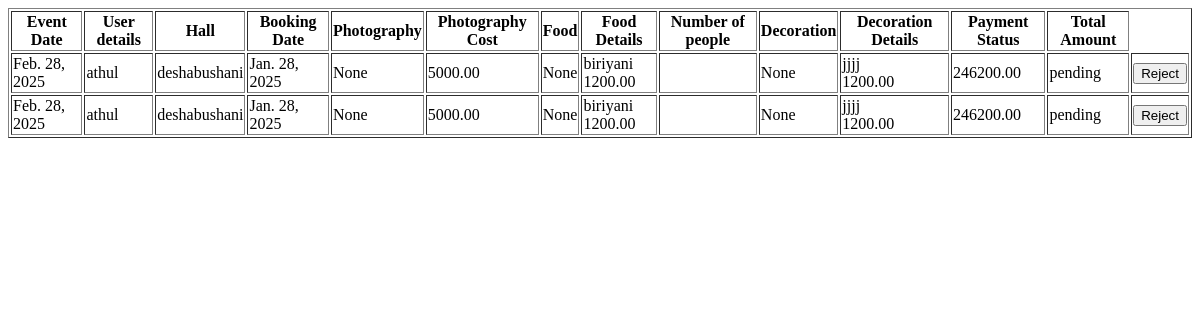
The app's page /admin_view_booking, older data.
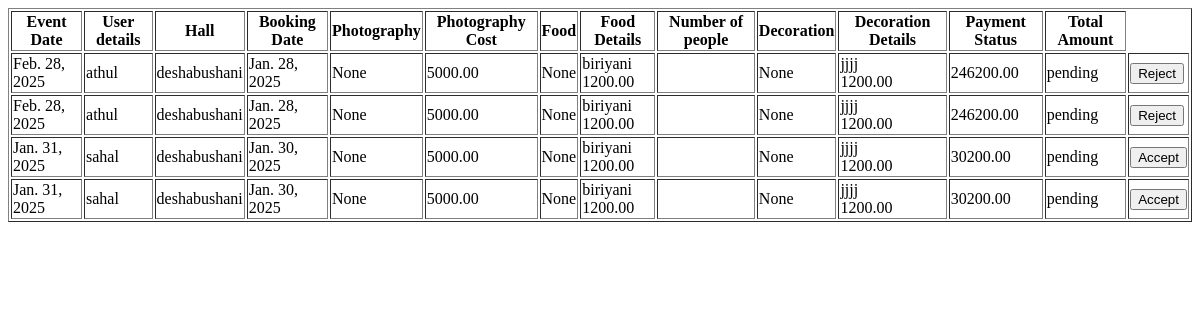
The same page, newer data.
### app/models.py (models this page shows)
class Bookings(models.Model):
    event_date=models.DateField(null=True)
    event_status=models.CharField(max_length=100,default='pending')
    user_id=models.ForeignKey(User,on_delete=models.CASCADE)
    hall_id=models.ForeignKey(Halls,on_delete=models.CASCADE)
    booking_date=models.DateField(auto_now_add=True)
    payment_status=models.CharField(max_length=100)
    photography=models.CharField(max_length=100,null=True,blank=True)
    no_of_persons=models.IntegerField(null=True,blank=True)
    food_value=models.BooleanField(null=True,blank=True)
    food=models.ForeignKey(Food,on_delete=models.CASCADE)
    decoration_value=models.BooleanField(null=True,blank=True)
    decoration=models.ForeignKey(Decoration,on_delete=models.CASCADE)
    photography_cost=models.DecimalField(max_digits=10,decimal_places=2)
    total_payment=models.DecimalField(max_digits=10,decimal_places=2)

class Halls(models.Model):
    hall_name=models.CharField(max_length=100)
    location=models.CharField(max_length=200)
    capacity=models.IntegerField()
    price_per_day=models.DecimalField(max_digits=10,decimal_places=2)
    photo_url=models.FileField()
    hall_description=models.TextField(null=True,blank=True)

class Food(models.Model):
    food_image=models.FileField(upload_to='images/')
    food_price=models.DecimalField(max_digits=10,decimal_places=2)
    food_name=models.CharField(max_length=100,null=True)

class Decoration(models.Model):
    decoration_name=models.CharField(max_length=100,null=True,blank=True)
    decoration_image=models.FileField(upload_to='images/')
    decoration_price=models.DecimalField(max_digits=10,decimal_places=2)

### app/views.py (the view)
# urls.py: path('admin_view_booking',views.admin_view_booking,name='admin_view_booking'),
def admin_view_booking(request):
    book=Bookings.objects.all()
    return render(request,'admin_booking.html',{'data':book})

### templates/admin_booking.html (shortened to what this page needs)
<!DOCTYPE html>
<html lang="en">
<head>
</head>
<body>
    <table border="1">
        <tr>
            <th>Event Date</th>
            <th>User details</th>
            <th>Hall</th>
            <th>Booking Date</th>
            <th>Photography</th>
            <th>Photography Cost</th>
            <th>Food</th>
            <th>Food Details</th>
            <th>Number of people</th>
            <th>Decoration</th>
            <th>Decoration Details</th>
            <th>Payment Status</th>
            <th>Total Amount</th>
        </tr>
        {% for x in data %}
        <tr>
            <td>{{x.event_date}}</td>
            <td>{{x.user_id.first_name}}</td>
            <td>{{x.hall_id.hall_name}}</td>
            <td>{{x.booking_date}}</td>
            <td>{{x.photography}}</td>
            <td>{{x.photography_cost}}</td>
            <td>{{x.food_value}}</td>
            <td>{{x.food.food_name}} <br> {{x.food.food_price}}</td>
            <td>{{x.no_of_people}}</td>
            <td>{{x.decoration_value}}</td>
            <td>{{x.decoration.decoration_name}} <br> {{x.decoration.decoration_price}}</td>
            <td>{{x.total_payment}}</td>
            <td>{{x.payment_status}}</td>
            <td>
                <form action="{% url 'acceptrejectbooking' id=x.id %}" method="post">
                    {% if x.event_status == 'Pending' %}
                    <input type="submit" value="Accept" name="Status">
                    <input type="submit" value="Reject" name="Status">
                    {% elif x.event_status == 'Accept' %}
                    <input type="submit" value="Reject" name="Status">
                    {% else %}
                    <input type="submit" value="Accept" name="Status">
                    {% endif %}
                </form>
            </td>
        </tr>
        {% endfor %}
    </table>
</body>
</html>

Row changes from the older to the newer data that the page shows:
added Bookings: event_date "Jan. 31, 2025", user_id.first_name "sahal", hall_id.hall_name "deshabushani", booking_date "Jan. 30, 2025", photography "None", photography_cost "5000.00", food_value "None", food.food_name "biriyani", food.food_price "1200.00", decoration_value "None", decoration.decoration_name "jjjj", decoration.decoration_price "1200.00", total_payment "30200.00", payment_status "pending"
added Bookings: event_date "Jan. 31, 2025", user_id.first_name "sahal", hall_id.hall_name "deshabushani", booking_date "Jan. 30, 2025", photography "None", photography_cost "5000.00", food_value "None", food.food_name "biriyani", food.food_price "1200.00", decoration_value "None", decoration.decoration_name "jjjj", decoration.decoration_price "1200.00", total_payment "30200.00", payment_status "pending"
